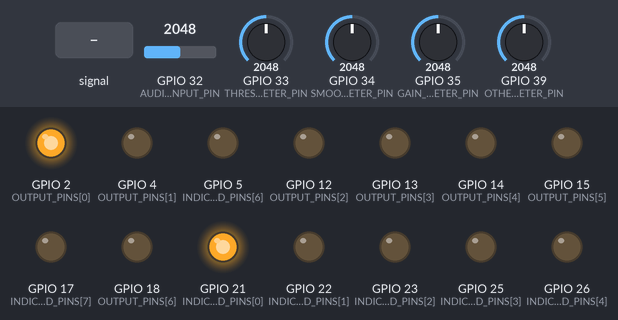
The program below on a simulated ESP32. Shown: output pins drawn as LEDs (lit = HIGH). The inputs (shaded band) are chosen by the test bench; at power-on: GPIO 32 (AUDIO_INPUT_PIN) = 2048, GPIO 35 (GAIN_POTENTIOMETER_PIN) = 2048, GPIO 33 (THRESHOLD_POTENTIOMETER_PIN) = 2048, GPIO 34 (SMOOTHING_POTENTIOMETER_PIN) = 2048, GPIO 39 (OTHER_POTENTIOMETER_PIN) = 2048 (analog values on the 0–4095 scale).

Above: at 1.2 s.
1.3 s: GPIO 32 (AUDIO_INPUT_PIN) fed a 2 Hz sine of ±1228 counts around its level
At 1.93 s:
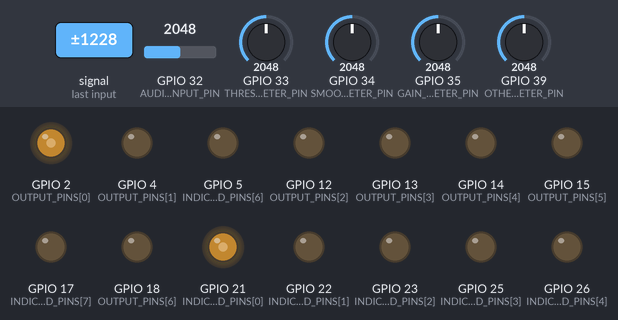
4.3 s: GPIO 32 (AUDIO_INPUT_PIN) set to 122
7.3 s: GPIO 35 (GAIN_POTENTIOMETER_PIN) set to 2866
10.3 s: GPIO 32 (AUDIO_INPUT_PIN) set to 10
At 12.1 s:
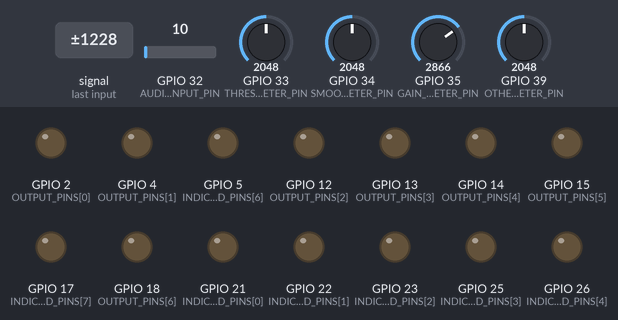
13.3 s: GPIO 32 (AUDIO_INPUT_PIN) set to 13
16.3 s: GPIO 32 (AUDIO_INPUT_PIN) set to 1228
At 16.59 s:
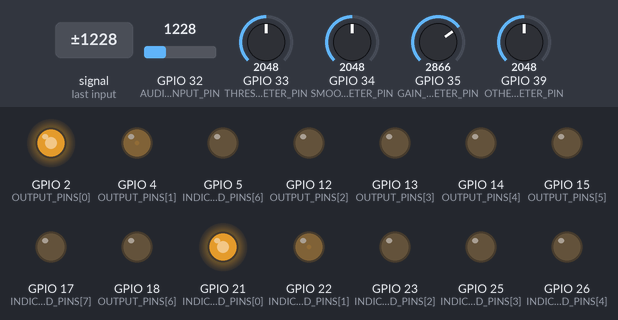
Timing chart, 0 to 19.6 s (numbered marks = the images above; inputs shaded):
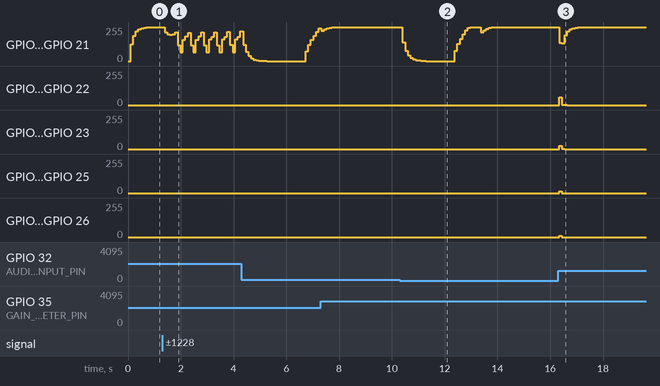

The program:

main.cpp
```cpp
#include <Arduino.h>
#include <arduinoFFT.h>

#define MIN_POT_DIFF_READING 25

// PIN configuration
#define THRESHOLD_POTENTIOMETER_PIN 33
#define SMOOTHING_POTENTIOMETER_PIN 34
#define GAIN_POTENTIOMETER_PIN 35
#define OTHER_POTENTIOMETER_PIN 39
#define GENERAL_USE_BUTTON 16
#define AUDIO_INPUT_PIN 32
#define LED_ARR_LEN 8
constexpr int INDICATOR_LED_PINS[LED_ARR_LEN] = {21, 22, 23, 25, 26, 27, 5, 17};
constexpr int OUTPUT_PINS[LED_ARR_LEN] = {2, 4, 12, 13, 14, 15, 18, 19};

// FFT configuration
#define NUM_SAMPLES 512     // Number of samples used for FFT analysis
#define SAMPLING_RATE 22020 // Sampling rate of the audio input in Hz
#define NUM_BINS 8
constexpr int FREQ_BANDS[NUM_BINS + 1] = {0, 200, 400, 800, 1200, 2000, 3000, 5000, 8000};
int startBins[NUM_BINS];
int endBins[NUM_BINS];
unsigned long samplingPeriodUs = 1000000 / SAMPLING_RATE;

// State variables
int globalPeak = 1;
const int globalPeakDecayFactor = 90;
static float smoothedMagnitudes[NUM_BINS] = {0};
float vReal[NUM_SAMPLES], vImag[NUM_SAMPLES];
unsigned long lastLEDUpdate = 0;
const unsigned long ledUpdateInterval = 2;

// Potentiometer Variables
int gainFactor = 100;
int prevGainReading = 0;
int magnitudeThresholdMultiplier = 1; // Multiplier for the magnitude threshold
int prevThresholdMultiplierReading = 0;
int smoothingFactor = 95; // Lower value = more smoothing
int prevSmoothingReading = 0;


// Constructs
ArduinoFFT<float> FFT(vReal, vImag, NUM_SAMPLES, SAMPLING_RATE);
SemaphoreHandle_t fftSemaphore; // Semaphore for FFT and LED synchronization

void calculateBins()
{
  int freqResolution = SAMPLING_RATE / NUM_SAMPLES; // Frequency resolution per bin

  for (int i = 0; i < NUM_BINS; i++)
  {
    startBins[i] = FREQ_BANDS[i] / freqResolution;
    endBins[i] = FREQ_BANDS[i + 1] / freqResolution - 1;

    // Ensure no overlap
    if (i > 0 && startBins[i] <= endBins[i - 1])
    {
      startBins[i] = endBins[i - 1] + 1;
    }

    // Clamp bins to valid range
    if (endBins[i] >= NUM_SAMPLES / 2)
    {
      endBins[i] = NUM_SAMPLES / 2 - 1;
    }
  }
}

void collectSamples()
{
  unsigned long startSampleTime = micros(); // Record the start time
  for (int i = 0; i < NUM_SAMPLES; i++)
  {
    vReal[i] = analogRead(AUDIO_INPUT_PIN);
    vImag[i] = 0;

    // Calculate the next sample time
    unsigned long nextSampleTime = startSampleTime + (i + 1) * samplingPeriodUs;

    // Wait until the next sample time
    while (micros() < nextSampleTime)
    {
      // Busy-wait for precise timing
    }
  }
}


void performFFT()
{
  FFT.windowing(vReal, NUM_SAMPLES, FFT_WIN_TYP_BLACKMAN_HARRIS, FFT_FORWARD);
  // FFT.windowing(vReal, NUM_SAMPLES, FFT_WIN_TYP_HAMMING, FFT_FORWARD);
  FFT.compute(vReal, vImag, NUM_SAMPLES, FFT_FORWARD);
  FFT.complexToMagnitude(vReal, vImag, NUM_SAMPLES);
}

int lastDebugPrint = 0;
int highestVReal = 0;

void outputFFT()
{
  int magnitudeThreshold = (globalPeak * magnitudeThresholdMultiplier) / 100;

  // Apply decay to globalPeak
  globalPeak = (globalPeak * globalPeakDecayFactor) / 100;

  for (int i = 0; i < NUM_BINS; i++)
  {
    int startBin = startBins[i];
    int endBin = endBins[i];

    float peakMagnitude = 0;
    for (int j = startBin; j <= endBin; j++)
    {
      if (vReal[j] > peakMagnitude)
      {
        peakMagnitude = vReal[j];
      }
    }

    peakMagnitude = (peakMagnitude * gainFactor) / 100;

    if (peakMagnitude > globalPeak)
    {
      globalPeak = peakMagnitude;
    }

    if (peakMagnitude < magnitudeThreshold)
    {
      peakMagnitude = 0;
    }

    // Apply smoothing
    smoothedMagnitudes[i] = (peakMagnitude * smoothingFactor + smoothedMagnitudes[i] * (100 - smoothingFactor)) / 100;
    smoothedMagnitudes[i] = min(smoothedMagnitudes[i], (float)globalPeak);

    // Normalize by global peak
    if (globalPeak < 1) globalPeak = 1;
    int normalizedMagnitude = (smoothedMagnitudes[i] * 255) / globalPeak;

    if (millis() - lastDebugPrint > 50) {
      lastDebugPrint = millis();
      // Serial.println(normalizedMagnitude);
      // Serial.print("Global Peak: ");
      // Serial.println(globalPeak);
      // Serial.print("Smoothed Magnitude: ");
      // Serial.println(smoothedMagnitudes[i]);
      // Serial.print("Normalized Magnitude: ");
      // Serial.println(normalizedMagnitude);
    }

    // if (millis() - lastDebugPrint > 20) {
    //   Serial.print("Band ");
    //   Serial.print(i);
    //   Serial.print(", Magnitude: ");
    //   Serial.println(normalizedMagnitude);
    //   for (int a = 100; a < 110; a++) {
    //     Serial.print("vreal:");
    //     Serial.println(vReal[a]);
    //     if (vReal[a] > highestVReal) {
    //       highestVReal = vReal[a];
    //       Serial.print("Highest vReal: ");
    //       Serial.println(highestVReal);
    //     }
    //   }
    //   lastDebugPrint = millis();
    // }

    // Light up the LEDs
    analogWrite(OUTPUT_PINS[i], normalizedMagnitude);
    analogWrite(INDICATOR_LED_PINS[i], normalizedMagnitude);
  }
}

void fftTask(void *parameter)
{
  while (true)
  {
    collectSamples();
    performFFT();

    xSemaphoreGive(fftSemaphore);       // Signal the LED task to update
    vTaskDelay(1 / portTICK_PERIOD_MS); // Important to keep scheduler happy
  }
}

void ledTask(void *parameter)
{
  while (true)
  {
    // Wait for FFT task to finish
    if (xSemaphoreTake(fftSemaphore, portMAX_DELAY) == pdTRUE)
    {
      if (millis() - lastLEDUpdate > ledUpdateInterval)
      {
        lastLEDUpdate = millis();
        outputFFT();
      }
    }

    vTaskDelay(1 / portTICK_PERIOD_MS); // Important to keep scheduler happy
  }
}

void configTask(void *parameter)
{
  while (true)
  {
    int thresholdPotValue = analogRead(THRESHOLD_POTENTIOMETER_PIN);
    int gainPotValue = analogRead(GAIN_POTENTIOMETER_PIN);
    int smoothingPotValue = analogRead(SMOOTHING_POTENTIOMETER_PIN);
    int otherPotValue = analogRead(OTHER_POTENTIOMETER_PIN);

    if (abs(thresholdPotValue - prevThresholdMultiplierReading) > MIN_POT_DIFF_READING) {
      prevThresholdMultiplierReading = thresholdPotValue;
      magnitudeThresholdMultiplier = map(thresholdPotValue, 0, 1023, 1, 99);
      // Serial.print("Threshold Multiplier: ");
      // Serial.println(magnitudeThresholdMultiplier);
    }

    if (abs(smoothingPotValue - prevSmoothingReading) > MIN_POT_DIFF_READING) {
      prevSmoothingReading = smoothingPotValue;
      smoothingFactor = map(smoothingPotValue, 0, 1023, 1, 99);
      // Serial.print("Smoothing: ");
      // Serial.println(smoothingFactor);
    }

    if (abs(gainPotValue - prevGainReading) > MIN_POT_DIFF_READING) {
      prevGainReading = gainPotValue;
      gainFactor = map(gainPotValue, 0, 1023, 100, 500);
      // Serial.print("Gain Factor: ");
      // Serial.println(gainFactor);
    }

    vTaskDelay(1 / portTICK_PERIOD_MS); // Important to keep scheduler happy
  }
}

void setup()
{
  Serial.begin(115200);

  // Set ADC resolution to 10 bits (values will range from 0 to 1023)
  analogReadResolution(10);

  pinMode(AUDIO_INPUT_PIN, INPUT_PULLDOWN);
  pinMode(GAIN_POTENTIOMETER_PIN, INPUT_PULLDOWN);
  pinMode(SMOOTHING_POTENTIOMETER_PIN, INPUT_PULLDOWN);
  pinMode(THRESHOLD_POTENTIOMETER_PIN, INPUT_PULLDOWN);
  pinMode(OTHER_POTENTIOMETER_PIN, INPUT_PULLDOWN);
  pinMode(GENERAL_USE_BUTTON, INPUT_PULLDOWN);
  for (int i = 0; i < NUM_BINS; i++)
  {
    pinMode(INDICATOR_LED_PINS[i], OUTPUT);
    pinMode(OUTPUT_PINS[i], OUTPUT);
  }
  fftSemaphore = xSemaphoreCreateBinary();
  calculateBins();
  xTaskCreatePinnedToCore(fftTask, "FFT Task", 4096, NULL, 2, NULL, 0);       // Core 0
  xTaskCreatePinnedToCore(ledTask, "LED Task", 2048, NULL, 1, NULL, 1);       // Core 1
  xTaskCreatePinnedToCore(configTask, "Config Task", 2048, NULL, 1, NULL, 1); // Core 1
}

void loop()
{
  // Empty loop
}
```

Measured:
- after the input at 10.3 s, GPIO 2 (OUTPUT_PINS[0]), GPIO 21 (INDICATOR_LED_PINS[0]): 255/255 → 141/255 after 0.10 s, → 78/255 0.10 s later, → 43/255 0.10 s later, → 24/255 0.10 s later, … (18 changes in this stretch)
- after the input at 16.3 s, GPIO 2 (OUTPUT_PINS[0]): 255/255 → 138/255 after 0.05 s, → 135/255 0.10 s later, → 195/255 0.10 s later, → 225/255 0.10 s later, … (10 changes in this stretch); GPIO 4 (OUTPUT_PINS[1]): 0/255 → 59/255 after 0.05 s, → 3/255 0.10 s later, → 1/255 0.10 s later, → 0/255 0.10 s later
